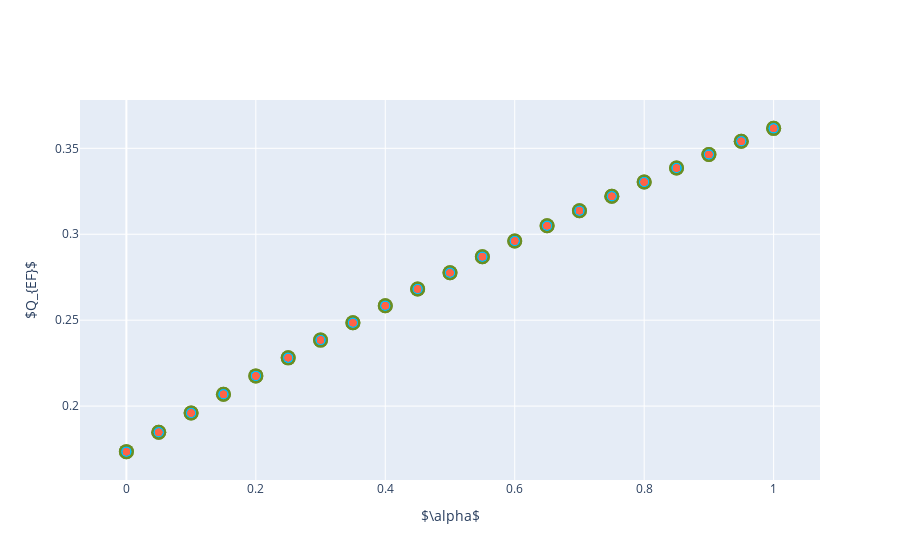

Notebook cell for this chart:
### Code cell
modularity_set_ef = {name: define_modularity_set('ef', brute_partitions[name], graph_layers, alpha_order, node_list) 
                     for name in ['sf', 'ef', 'lf']}
plot_dots_2d(modularity_set_ef, '$Q_{EF}$', 'data/plots/toy1/toy1_ef.pdf')

### Figure 1 — Plotly figure (JSON) as saved in the notebook; plotly's stock layout.template omitted (floating-point values rounded to 4 significant figures; data arrays with more than 128 entries replaced by an {"elided": "..."} marker saying what was removed)
{"data": [{"line": {"color": "olivedrab", "dash": "dash", "width": 2}, "marker": {"size": 15}, "mode": "markers", "name": "Early Fusion", "type": "scatter", "x": [0, 0, 0.05, 0.05, 0.1, 0.1, 0.15, 0.15, 0.2, 0.2, 0.25, 0.25, 0.3, 0.3, 0.35, 0.35, 0.4, 0.4, 0.45, 0.45, 0.5, 0.5, 0.55, 0.55, 0.6, 0.6, 0.65, 0.65, 0.7, 0.7, 0.75, 0.75, 0.8, 0.8, 0.85, 0.85, 0.9, 0.9, 0.95, 0.95, 1, 1], "y": [0.1735, 0.1735, 0.1848, 0.1848, 0.1959, 0.1959, 0.2069, 0.2069, 0.2176, 0.2176, 0.2281, 0.2281, 0.2384, 0.2384, 0.2485, 0.2485, 0.2584, 0.2584, 0.2681, 0.2681, 0.2776, 0.2776, 0.2869, 0.2869, 0.296, 0.296, 0.3049, 0.3049, 0.3136, 0.3136, 0.3221, 0.3221, 0.3304, 0.3304, 0.3385, 0.3385, 0.3464, 0.3464, 0.3541, 0.3541, 0.3616, 0.3616]}, {"line": {"color": "deepskyblue", "dash": "dash", "width": 2}, "marker": {"size": 10}, "mode": "markers", "name": "Simultaneous Fusion", "type": "scatter", "x": [0, 0, 0.05, 0.05, 0.1, 0.1, 0.15, 0.15, 0.2, 0.2, 0.25, 0.25, 0.3, 0.3, 0.35, 0.35, 0.4, 0.4, 0.45, 0.45, 0.5, 0.5, 0.55, 0.55, 0.6, 0.6, 0.65, 0.65, 0.7, 0.7, 0.75, 0.75, 0.8, 0.8, 0.85, 0.85, 0.9, 0.9, 0.95, 0.95, 1, 1], "y": [0.1735, 0.1735, 0.1848, 0.1848, 0.1959, 0.1959, 0.2069, 0.2069, 0.2176, 0.2176, 0.2281, 0.2281, 0.2384, 0.2384, 0.2485, 0.2485, 0.2584, 0.2584, 0.2681, 0.2681, 0.2776, 0.2776, 0.2869, 0.2869, 0.296, 0.296, 0.3049, 0.3049, 0.3136, 0.3136, 0.3221, 0.3221, 0.3304, 0.3304, 0.3385, 0.3385, 0.3464, 0.3464, 0.3541, 0.3541, 0.3616, 0.3616]}, {"line": {"color": "tomato", "dash": "dash", "width": 2}, "marker": {"size": 7}, "mode": "markers", "name": "Late Fusion", "type": "scatter", "x": {"elided": "168 float values"}, "y": {"elided": "168 float values"}}], "layout": {"showlegend": false, "xaxis": {"title": {"text": "$\\alpha$"}}, "yaxis": {"title": {"text": "$Q_{EF}$"}}}}
